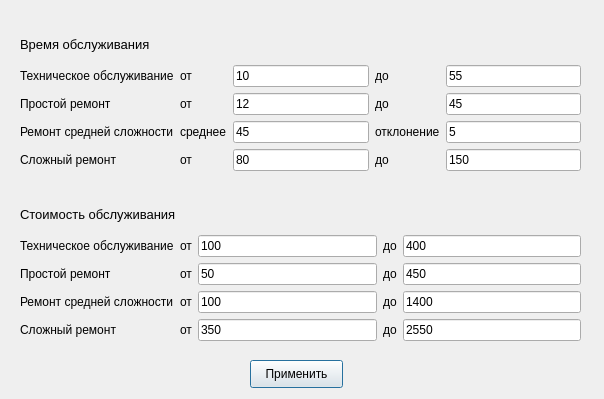
<?xml version="1.0" encoding="UTF-8"?>
<ui version="4.0">
 <class>Dialog</class>
 <widget class="QDialog" name="Dialog">
  <property name="geometry">
   <rect>
    <x>0</x>
    <y>0</y>
    <width>604</width>
    <height>399</height>
   </rect>
  </property>
  <property name="windowTitle">
   <string>Dialog</string>
  </property>
  <widget class="QPushButton" name="pushButton">
   <property name="geometry">
    <rect>
     <x>250</x>
     <y>360</y>
     <width>93</width>
     <height>28</height>
    </rect>
   </property>
   <property name="text">
    <string>Применить</string>
   </property>
  </widget>
  <widget class="QWidget" name="layoutWidget">
   <property name="geometry">
    <rect>
     <x>20</x>
     <y>200</y>
     <width>561</width>
     <height>141</height>
    </rect>
   </property>
   <layout class="QGridLayout" name="gridLayout_3">
    <item row="0" column="0">
     <widget class="QLabel" name="label_16">
      <property name="font">
       <font>
        <pointsize>10</pointsize>
        <weight>50</weight>
        <bold>false</bold>
       </font>
      </property>
      <property name="text">
       <string>Стоимость обслуживания</string>
      </property>
     </widget>
    </item>
    <item row="1" column="0">
     <layout class="QGridLayout" name="gridLayout_2">
      <item row="0" column="0">
       <widget class="QLabel" name="label_18">
        <property name="text">
         <string>Техническое обслуживание</string>
        </property>
       </widget>
      </item>
      <item row="0" column="1">
       <widget class="QLabel" name="label_15">
        <property name="text">
         <string>от</string>
        </property>
       </widget>
      </item>
      <item row="0" column="2">
       <widget class="QLineEdit" name="lineEdit_13">
        <property name="text">
         <string>100</string>
        </property>
       </widget>
      </item>
      <item row="0" column="3">
       <widget class="QLabel" name="label_25">
        <property name="text">
         <string>до</string>
        </property>
       </widget>
      </item>
      <item row="0" column="4">
       <widget class="QLineEdit" name="lineEdit_14">
        <property name="text">
         <string>400</string>
        </property>
       </widget>
      </item>
      <item row="1" column="0">
       <widget class="QLabel" name="label_17">
        <property name="text">
         <string>Простой ремонт</string>
        </property>
       </widget>
      </item>
      <item row="1" column="1">
       <widget class="QLabel" name="label_21">
        <property name="text">
         <string>от</string>
        </property>
       </widget>
      </item>
      <item row="1" column="2">
       <widget class="QLineEdit" name="lineEdit_9">
        <property name="text">
         <string>50</string>
        </property>
       </widget>
      </item>
      <item row="1" column="3">
       <widget class="QLabel" name="label_20">
        <property name="text">
         <string>до</string>
        </property>
       </widget>
      </item>
      <item row="1" column="4">
       <widget class="QLineEdit" name="lineEdit_16">
        <property name="text">
         <string>450</string>
        </property>
       </widget>
      </item>
      <item row="2" column="0">
       <widget class="QLabel" name="label_14">
        <property name="text">
         <string>Ремонт средней сложности</string>
        </property>
       </widget>
      </item>
      <item row="2" column="1">
       <widget class="QLabel" name="label_24">
        <property name="text">
         <string>от</string>
        </property>
       </widget>
      </item>
      <item row="2" column="2">
       <widget class="QLineEdit" name="lineEdit_11">
        <property name="text">
         <string>100</string>
        </property>
       </widget>
      </item>
      <item row="2" column="3">
       <widget class="QLabel" name="label_19">
        <property name="text">
         <string>до</string>
        </property>
       </widget>
      </item>
      <item row="2" column="4">
       <widget class="QLineEdit" name="lineEdit_10">
        <property name="text">
         <string>1400</string>
        </property>
       </widget>
      </item>
      <item row="3" column="0">
       <widget class="QLabel" name="label_22">
        <property name="text">
         <string>Сложный ремонт</string>
        </property>
       </widget>
      </item>
      <item row="3" column="1">
       <widget class="QLabel" name="label_26">
        <property name="text">
         <string>от</string>
        </property>
       </widget>
      </item>
      <item row="3" column="2">
       <widget class="QLineEdit" name="lineEdit_15">
        <property name="text">
         <string>350</string>
        </property>
       </widget>
      </item>
      <item row="3" column="3">
       <widget class="QLabel" name="label_23">
        <property name="text">
         <string>до</string>
        </property>
       </widget>
      </item>
      <item row="3" column="4">
       <widget class="QLineEdit" name="lineEdit_12">
        <property name="text">
         <string>2550</string>
        </property>
       </widget>
      </item>
     </layout>
    </item>
   </layout>
  </widget>
  <widget class="QWidget" name="layoutWidget">
   <property name="geometry">
    <rect>
     <x>20</x>
     <y>30</y>
     <width>561</width>
     <height>141</height>
    </rect>
   </property>
   <layout class="QGridLayout" name="gridLayout_4">
    <item row="0" column="0">
     <widget class="QLabel" name="label">
      <property name="font">
       <font>
        <pointsize>10</pointsize>
        <weight>50</weight>
        <bold>false</bold>
       </font>
      </property>
      <property name="text">
       <string>Время обслуживания</string>
      </property>
     </widget>
    </item>
    <item row="1" column="0">
     <layout class="QGridLayout" name="gridLayout">
      <item row="0" column="0">
       <widget class="QLabel" name="label_2">
        <property name="text">
         <string>Техническое обслуживание</string>
        </property>
       </widget>
      </item>
      <item row="0" column="1">
       <widget class="QLabel" name="label_3">
        <property name="text">
         <string>от</string>
        </property>
       </widget>
      </item>
      <item row="0" column="2">
       <widget class="QLineEdit" name="lineEdit">
        <property name="text">
         <string>10</string>
        </property>
       </widget>
      </item>
      <item row="0" column="3">
       <widget class="QLabel" name="label_4">
        <property name="text">
         <string>до</string>
        </property>
       </widget>
      </item>
      <item row="0" column="4">
       <widget class="QLineEdit" name="lineEdit_2">
        <property name="text">
         <string>55</string>
        </property>
       </widget>
      </item>
      <item row="1" column="0">
       <widget class="QLabel" name="label_7">
        <property name="text">
         <string>Простой ремонт</string>
        </property>
       </widget>
      </item>
      <item row="1" column="1">
       <widget class="QLabel" name="label_6">
        <property name="text">
         <string>от</string>
        </property>
       </widget>
      </item>
      <item row="1" column="2">
       <widget class="QLineEdit" name="lineEdit_3">
        <property name="text">
         <string>12</string>
        </property>
       </widget>
      </item>
      <item row="1" column="3">
       <widget class="QLabel" name="label_5">
        <property name="text">
         <string>до</string>
        </property>
       </widget>
      </item>
      <item row="1" column="4">
       <widget class="QLineEdit" name="lineEdit_4">
        <property name="text">
         <string>45</string>
        </property>
       </widget>
      </item>
      <item row="2" column="0">
       <widget class="QLabel" name="label_10">
        <property name="text">
         <string>Ремонт средней сложности</string>
        </property>
       </widget>
      </item>
      <item row="2" column="1">
       <widget class="QLabel" name="label_9">
        <property name="text">
         <string>среднее</string>
        </property>
       </widget>
      </item>
      <item row="2" column="2">
       <widget class="QLineEdit" name="lineEdit_5">
        <property name="text">
         <string>45</string>
        </property>
       </widget>
      </item>
      <item row="2" column="3">
       <widget class="QLabel" name="label_8">
        <property name="text">
         <string>отклонение</string>
        </property>
       </widget>
      </item>
      <item row="2" column="4">
       <widget class="QLineEdit" name="lineEdit_6">
        <property name="text">
         <string>5</string>
        </property>
       </widget>
      </item>
      <item row="3" column="0">
       <widget class="QLabel" name="label_13">
        <property name="text">
         <string>Сложный ремонт</string>
        </property>
       </widget>
      </item>
      <item row="3" column="1">
       <widget class="QLabel" name="label_12">
        <property name="text">
         <string>от</string>
        </property>
       </widget>
      </item>
      <item row="3" column="2">
       <widget class="QLineEdit" name="lineEdit_7">
        <property name="text">
         <string>80</string>
        </property>
       </widget>
      </item>
      <item row="3" column="3">
       <widget class="QLabel" name="label_11">
        <property name="text">
         <string>до</string>
        </property>
       </widget>
      </item>
      <item row="3" column="4">
       <widget class="QLineEdit" name="lineEdit_8">
        <property name="text">
         <string>150</string>
        </property>
       </widget>
      </item>
     </layout>
    </item>
   </layout>
  </widget>
 </widget>
 <resources/>
 <connections/>
</ui>
